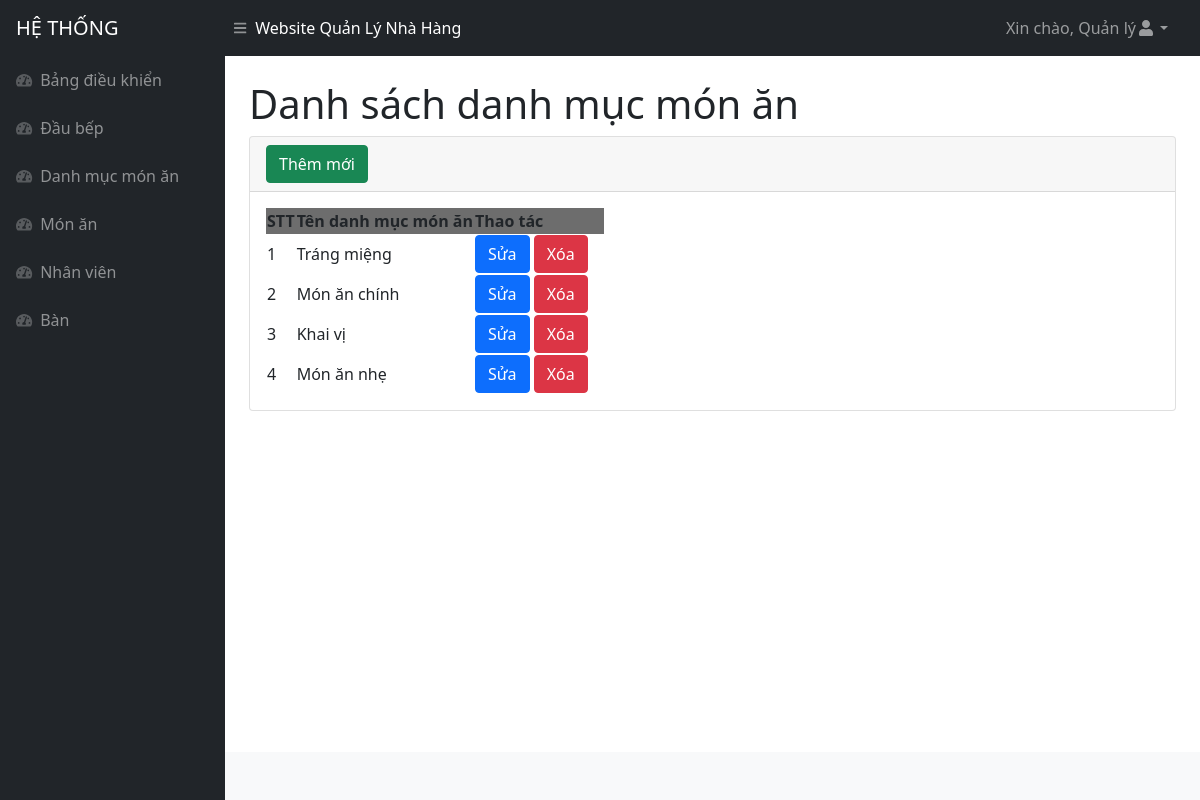
/danhmucmonan.php (signed in), run on the app's committed database.
### tables this page shows
CREATE TABLE `danhmucmonan` (
  `id` int(11) NOT NULL,
  `tendanhmuc` varchar(500) NOT NULL
);

### danhmucmonan.php (the view, shortened to what this page needs)
<!DOCTYPE html>
<html lang="en">
<head>
<?php include('inc/head.php')?>
</head>
<body class="sb-nav-fixed">
<?php include('inc/header.php')?>
    <div id="layoutSidenav">
    <?php include('inc/menu.php')?>
        <div id="layoutSidenav_content">
            <main>
                <div class="container-fluid px-4">
                    <h1 class="mt-4">Danh sách danh mục món ăn</h1>
                    <div class="card mb-4">
                        <div class="card-header">
                            <button type="button" class="btn btn-success" data-bs-toggle="modal"
                                data-bs-target="#exampleModalAdd">
                                Thêm mới
                            </button>
                        </div>
                        <div class="card-body">
                            <table id="datatablesSimple">
                                <thead>
                                <tr style="background-color : #6D6D6D">
                                        <th>STT</th>
                                        <th>Tên danh mục món ăn</th>
                                        <th>Thao tác</th>
                                    </tr>
                                </thead>
                                <tbody>
                                <?php
                                    $query = "SELECT * FROM danhmucmonan Order by id desc";
                                    $result = mysqli_query($connect, $query);
                                    $stt = 1;
                                    while ($arUser = mysqli_fetch_array($result, MYSQLI_ASSOC)) {
                                        $idModelDel = "exampleModalDel".$arUser["id"] ;
                                        $idModelEdit = "exampleModalEdit".$arUser["id"];
                                    ?>
                                    <tr>
                                        <td><?php echo $stt ?></td>
                                        <td><?php echo $arUser["tendanhmuc"] ?></td>
                                        <td style="width : 130px !important">
                                            <button type="button" class="btn btn-primary" data-bs-toggle="modal"
                                                data-bs-target="#<?php echo $idModelEdit ?>">
                                                Sửa
                                            </button>
                                            <button type="button" class="btn btn-danger" data-bs-toggle="modal"
                                                data-bs-target="#<?php echo $idModelDel ?>">
                                                Xóa
                                            </button>
                                        </td>
                                    </tr>
                                    <?php $stt++;} ?>
                                </tbody>
                            </table>
                        </div>
                    </div>
                </div>
            </main>
            <?php include('inc/footer.php')?>
        </div>
    </div>
</body>
</html>

### data on the page
danhmucmonan: tendanhmuc "Tráng miệng"
danhmucmonan: tendanhmuc "Món ăn chính"
danhmucmonan: tendanhmuc "Khai vị"
danhmucmonan: tendanhmuc "Món ăn nhẹ"

### other printed values
$_SESSION['tenhienthi'] "Quản lý"
